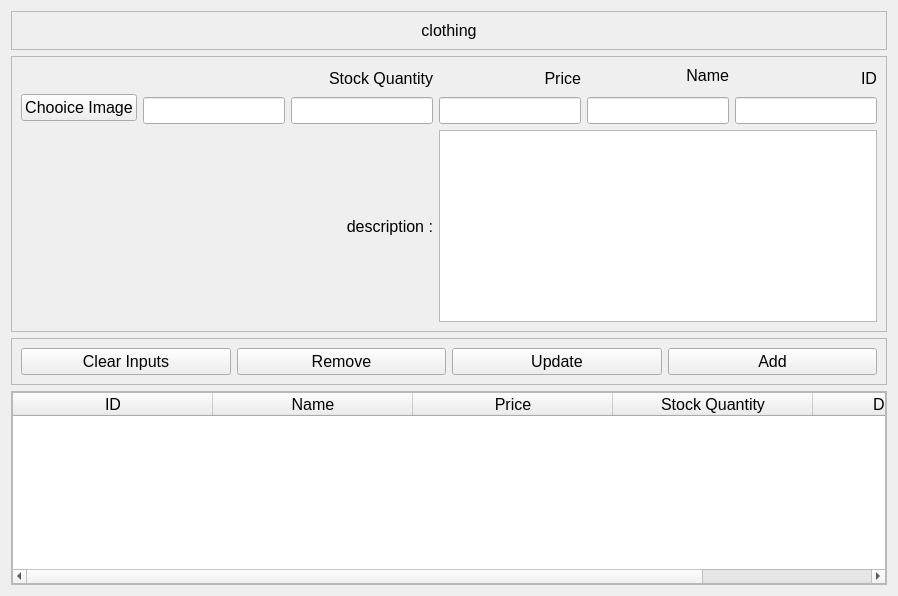
     <widget class="QWidget" name="tab">
      <attribute name="title">
       <string>Add Clothing</string>
      </attribute>
      <layout class="QVBoxLayout" name="verticalLayout_2">
       <item>
        <widget class="QFrame" name="frame">
         <property name="font">
          <font>
           <pointsize>12</pointsize>
          </font>
         </property>
         <property name="frameShape">
          <enum>QFrame::StyledPanel</enum>
         </property>
         <property name="frameShadow">
          <enum>QFrame::Raised</enum>
         </property>
         <layout class="QVBoxLayout" name="verticalLayout_3">
          <item>
           <widget class="QLabel" name="label">
            <property name="font">
             <font>
              <pointsize>12</pointsize>
             </font>
            </property>
            <property name="text">
             <string>clothing</string>
            </property>
            <property name="alignment">
             <set>Qt::AlignCenter</set>
            </property>
           </widget>
          </item>
         </layout>
        </widget>
       </item>
       <item>
        <widget class="QFrame" name="frame_2">
         <property name="font">
          <font>
           <pointsize>12</pointsize>
          </font>
         </property>
         <property name="frameShape">
          <enum>QFrame::StyledPanel</enum>
         </property>
         <property name="frameShadow">
          <enum>QFrame::Raised</enum>
         </property>
         <layout class="QGridLayout" name="gridLayout">
          <item row="2" column="4">
           <widget class="QLineEdit" name="lineEdit_2">
            <property name="font">
             <font>
              <pointsize>12</pointsize>
             </font>
            </property>
           </widget>
          </item>
          <item row="0" column="4">
           <widget class="QLabel" name="label_3">
            <property name="font">
             <font>
              <pointsize>12</pointsize>
             </font>
            </property>
            <property name="text">
             <string>Name</string>
            </property>
            <property name="alignment">
             <set>Qt::AlignRight|Qt::AlignTrailing|Qt::AlignVCenter</set>
            </property>
           </widget>
          </item>
          <item row="2" column="3">
           <widget class="QLineEdit" name="lineEdit_3">
            <property name="font">
             <font>
              <pointsize>12</pointsize>
             </font>
            </property>
           </widget>
          </item>
          <item row="0" column="2" rowspan="2">
           <widget class="QLabel" name="label_5">
            <property name="font">
             <font>
              <pointsize>12</pointsize>
             </font>
            </property>
            <property name="text">
             <string>Stock Quantity</string>
            </property>
            <property name="alignment">
             <set>Qt::AlignRight|Qt::AlignTrailing|Qt::AlignVCenter</set>
            </property>
           </widget>
          </item>
          <item row="0" column="6" rowspan="2">
           <widget class="QLabel" name="label_2">
            <property name="font">
             <font>
              <pointsize>12</pointsize>
             </font>
            </property>
            <property name="text">
             <string>ID</string>
            </property>
            <property name="alignment">
             <set>Qt::AlignRight|Qt::AlignTrailing|Qt::AlignVCenter</set>
            </property>
           </widget>
          </item>
          <item row="0" column="3" rowspan="2">
           <widget class="QLabel" name="label_4">
            <property name="font">
             <font>
              <pointsize>12</pointsize>
             </font>
            </property>
            <property name="text">
             <string>Price</string>
            </property>
            <property name="alignment">
             <set>Qt::AlignRight|Qt::AlignTrailing|Qt::AlignVCenter</set>
            </property>
           </widget>
          </item>
          <item row="2" column="2">
           <widget class="QLineEdit" name="lineEdit_4">
            <property name="font">
             <font>
              <pointsize>12</pointsize>
             </font>
            </property>
           </widget>
          </item>
          <item row="3" column="3" colspan="4">
           <widget class="QPlainTextEdit" name="plainTextEdit">
            <property name="font">
             <font>
              <pointsize>12</pointsize>
             </font>
            </property>
           </widget>
          </item>
          <item row="2" column="1">
           <widget class="QLineEdit" name="lineEdit_5">
            <property name="font">
             <font>
              <pointsize>12</pointsize>
             </font>
            </property>
           </widget>
          </item>
          <item row="1" column="0" rowspan="2">
           <widget class="QPushButton" name="pushButton">
            <property name="font">
             <font>
              <pointsize>12</pointsize>
             </font>
            </property>
            <property name="text">
             <string>Chooice Image</string>
            </property>
           </widget>
          </item>
          <item row="2" column="5" colspan="2">
           <widget class="QLineEdit" name="lineEdit">
            <property name="font">
             <font>
              <pointsize>12</pointsize>
             </font>
            </property>
           </widget>
          </item>
          <item row="3" column="2">
           <widget class="QLabel" name="label_6">
            <property name="font">
             <font>
              <pointsize>12</pointsize>
             </font>
            </property>
            <property name="text">
             <string>description :</string>
            </property>
            <property name="alignment">
             <set>Qt::AlignRight|Qt::AlignTrailing|Qt::AlignVCenter</set>
            </property>
           </widget>
          </item>
         </layout>
        </widget>
       </item>
       <item>
        <widget class="QFrame" name="frame_3">
         <property name="font">
          <font>
           <pointsize>12</pointsize>
          </font>
         </property>
         <property name="frameShape">
          <enum>QFrame::StyledPanel</enum>
         </property>
         <property name="frameShadow">
          <enum>QFrame::Raised</enum>
         </property>
         <layout class="QHBoxLayout" name="horizontalLayout">
          <item>
           <widget class="QPushButton" name="pushButton_5">
            <property name="font">
             <font>
              <pointsize>12</pointsize>
             </font>
            </property>
            <property name="text">
             <string>Clear Inputs</string>
            </property>
           </widget>
          </item>
          <item>
           <widget class="QPushButton" name="pushButton_4">
            <property name="font">
             <font>
              <pointsize>12</pointsize>
             </font>
            </property>
            <property name="text">
             <string>Remove</string>
            </property>
           </widget>
          </item>
          <item>
           <widget class="QPushButton" name="pushButton_3">
            <property name="font">
             <font>
              <pointsize>12</pointsize>
             </font>
            </property>
            <property name="text">
             <string>Update</string>
            </property>
           </widget>
          </item>
          <item>
           <widget class="QPushButton" name="pushButton_2">
            <property name="font">
             <font>
              <pointsize>12</pointsize>
             </font>
            </property>
            <property name="text">
             <string>Add</string>
            </property>
           </widget>
          </item>
         </layout>
        </widget>
       </item>
       <item>
        <widget class="QFrame" name="frame_4">
         <property name="font">
          <font>
           <pointsize>12</pointsize>
          </font>
         </property>
         <property name="frameShape">
          <enum>QFrame::StyledPanel</enum>
         </property>
         <property name="frameShadow">
          <enum>QFrame::Raised</enum>
         </property>
         <layout class="QVBoxLayout" name="verticalLayout_4">
          <property name="spacing">
           <number>0</number>
          </property>
          <property name="leftMargin">
           <number>0</number>
          </property>
          <property name="topMargin">
           <number>0</number>
          </property>
          <property name="rightMargin">
           <number>0</number>
          </property>
          <property name="bottomMargin">
           <number>0</number>
          </property>
          <item>
           <widget class="QTableWidget" name="tableWidget">
            <property name="font">
             <font>
              <pointsize>12</pointsize>
             </font>
            </property>
            <attribute name="horizontalHeaderMinimumSectionSize">
             <number>50</number>
            </attribute>
            <attribute name="horizontalHeaderDefaultSectionSize">
             <number>200</number>
            </attribute>
            <attribute name="verticalHeaderDefaultSectionSize">
             <number>40</number>
            </attribute>
            <column>
             <property name="text">
              <string>ID</string>
             </property>
            </column>
            <column>
             <property name="text">
              <string>Name</string>
             </property>
            </column>
            <column>
             <property name="text">
              <string>Price</string>
             </property>
            </column>
            <column>
             <property name="text">
              <string>Stock Quantity</string>
             </property>
            </column>
            <column>
             <property name="text">
              <string>Description</string>
             </property>
            </column>
           </widget>
          </item>
         </layout>
        </widget>
       </item>
      </layout>
     </widget>
